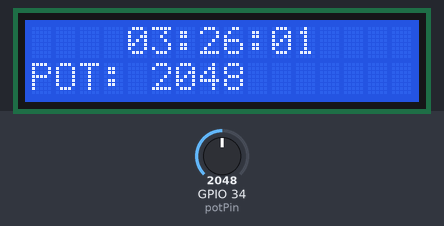
The program below on a simulated ESP32. On the bench: 16×2 character LCD. The inputs (shaded band) are chosen by the test bench; at power-on: GPIO 34 (potPin) = 2048 (analog values on the 0–4095 scale). What the program prints to the serial monitor is not drawn.

Above: at 1.2 s.
1.3 s: GPIO 34 (potPin) set to 2866
At 2.7 s:
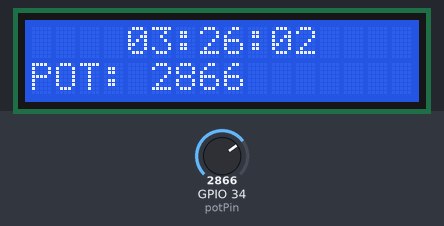
3.5 s: GPIO 34 (potPin) set to 3603
At 4.7 s:
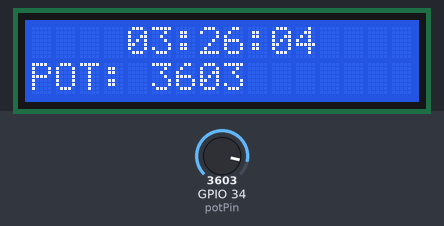
5.5 s: GPIO 34 (potPin) set to 4095
At 6.7 s:
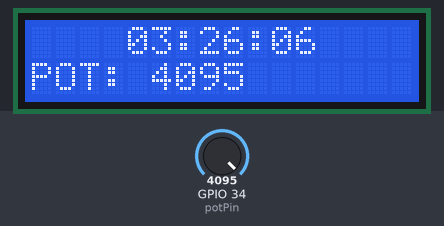
Timing chart, 0 to 8.5 s (numbered marks = the images above; inputs shaded):
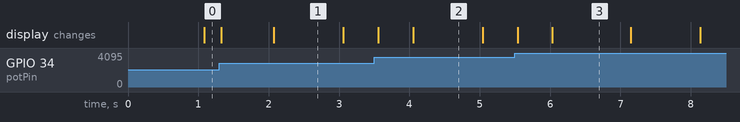

The program:

main.cpp
```cpp
#include <Arduino.h>
#include <Wire.h>
#include <LiquidCrystal_I2C.h>

// Configuracion de la pantalla LCD I2C 16x2
LiquidCrystal_I2C lcd(0x27, 16, 2);

// Pin del potenciometro
const int potPin = 34;

// Hora inicial del reloj
int hora = 3;
int minuto = 26;
int segundo = 0;

// Control del tiempo
unsigned long previo = 0;
const unsigned long intervalo = 1000;

void setup() {
  Serial.begin(115200);

  // Configuracion I2C del ESP32
  Wire.begin(21, 22);

  // Inicializacion de la LCD
  lcd.init();
  lcd.backlight();
  lcd.clear();

  // Resolucion ADC del ESP32: 12 bits (0 a 4095)
  analogReadResolution(12);

  Serial.println("Reloj digital y lectura del potenciometro");
}

void loop() {
  unsigned long actual = millis();

  // Actualizar el reloj cada segundo
  if (actual - previo >= intervalo) {
    previo += intervalo;
    segundo++;

    if (segundo >= 60) {
      segundo = 0;
      minuto++;

      if (minuto >= 60) {
        minuto = 0;
        hora++;

        if (hora >= 24) {
          hora = 0;
        }
      }
    }
  }

  // Leer el potenciometro
  int valor = analogRead(potPin);

  // Fila superior: reloj HH:MM:SS
  lcd.setCursor(4, 0);

  if (hora < 10) lcd.print('0');
  lcd.print(hora);
  lcd.print(':');

  if (minuto < 10) lcd.print('0');
  lcd.print(minuto);
  lcd.print(':');

  if (segundo < 10) lcd.print('0');
  lcd.print(segundo);

  // Fila inferior: potenciometro
  lcd.setCursor(0, 1);
  lcd.print("POT: ");
  lcd.print(valor);
  lcd.print("       "); // Borrar posibles caracteres sobrantes

  // Monitor serial
  Serial.printf("Hora: %02d:%02d:%02d | Potenciometro: %d\n",
                hora, minuto, segundo, valor);

  delay(100);
}
```

Measured:
- what the display in image 1 shows lasts 1.0 s, from 2.1 s to 3.1 s
- what the display in image 3 shows lasts 1.1 s, from 6.0 s to 7.1 s
